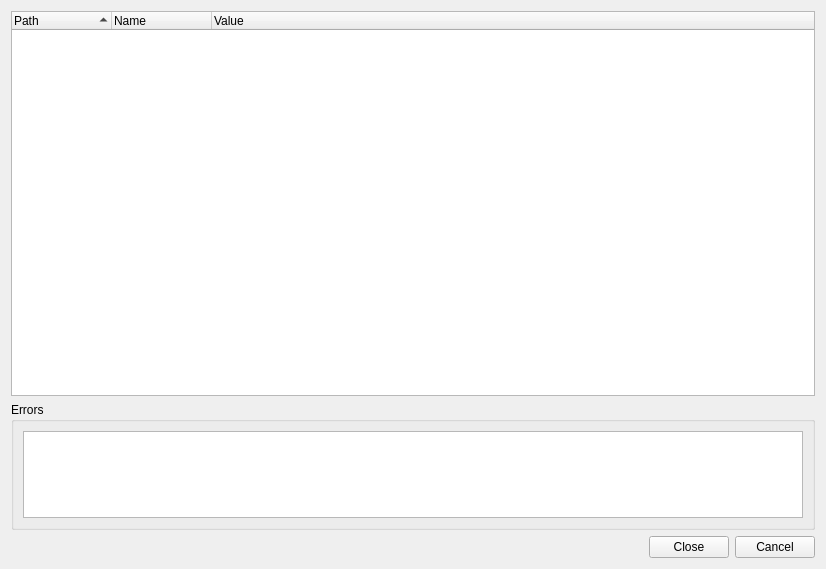
<ui version="4.0" >
 <class>SvnPropListDialog</class>
 <widget class="QWidget" name="SvnPropListDialog" >
  <property name="geometry" >
   <rect>
    <x>0</x>
    <y>0</y>
    <width>826</width>
    <height>569</height>
   </rect>
  </property>
  <property name="windowTitle" >
   <string>Subversion List Properties</string>
  </property>
  <property name="whatsThis" >
   <string>&lt;b>Subversion List Prperties&lt;/b>
&lt;p>This dialog shows the properties of the selected file or project.&lt;/p></string>
  </property>
  <layout class="QVBoxLayout" name="verticalLayout_2" >
   <item>
    <widget class="QTreeWidget" name="propsList" >
     <property name="sizePolicy" >
      <sizepolicy vsizetype="Expanding" hsizetype="Expanding" >
       <horstretch>0</horstretch>
       <verstretch>3</verstretch>
      </sizepolicy>
     </property>
     <property name="whatsThis" >
      <string>&lt;b>Properties List&lt;/b>
&lt;p>This shows the properties of the selected file or project.&lt;/p></string>
     </property>
     <property name="alternatingRowColors" >
      <bool>true</bool>
     </property>
     <property name="rootIsDecorated" >
      <bool>false</bool>
     </property>
     <property name="itemsExpandable" >
      <bool>false</bool>
     </property>
     <property name="sortingEnabled" >
      <bool>true</bool>
     </property>
     <column>
      <property name="text" >
       <string>Path</string>
      </property>
     </column>
     <column>
      <property name="text" >
       <string>Name</string>
      </property>
     </column>
     <column>
      <property name="text" >
       <string>Value</string>
      </property>
     </column>
    </widget>
   </item>
   <item>
    <widget class="QGroupBox" name="errorGroup" >
     <property name="sizePolicy" >
      <sizepolicy vsizetype="Preferred" hsizetype="Preferred" >
       <horstretch>0</horstretch>
       <verstretch>1</verstretch>
      </sizepolicy>
     </property>
     <property name="title" >
      <string>Errors</string>
     </property>
     <layout class="QVBoxLayout" name="verticalLayout" >
      <item>
       <widget class="QTextEdit" name="errors" >
        <property name="whatsThis" >
         <string>&lt;b>Subversion proplist errors&lt;/b>
&lt;p>This shows possible error messages of the subversion proplist command.&lt;/p></string>
        </property>
       </widget>
      </item>
     </layout>
    </widget>
   </item>
   <item>
    <widget class="QDialogButtonBox" name="buttonBox" >
     <property name="orientation" >
      <enum>Qt::Horizontal</enum>
     </property>
     <property name="standardButtons" >
      <set>QDialogButtonBox::Cancel|QDialogButtonBox::Close</set>
     </property>
    </widget>
   </item>
  </layout>
 </widget>
 <pixmapfunction>qPixmapFromMimeSource</pixmapfunction>
 <tabstops>
  <tabstop>propsList</tabstop>
  <tabstop>errors</tabstop>
  <tabstop>buttonBox</tabstop>
 </tabstops>
 <resources/>
 <connections/>
</ui>
